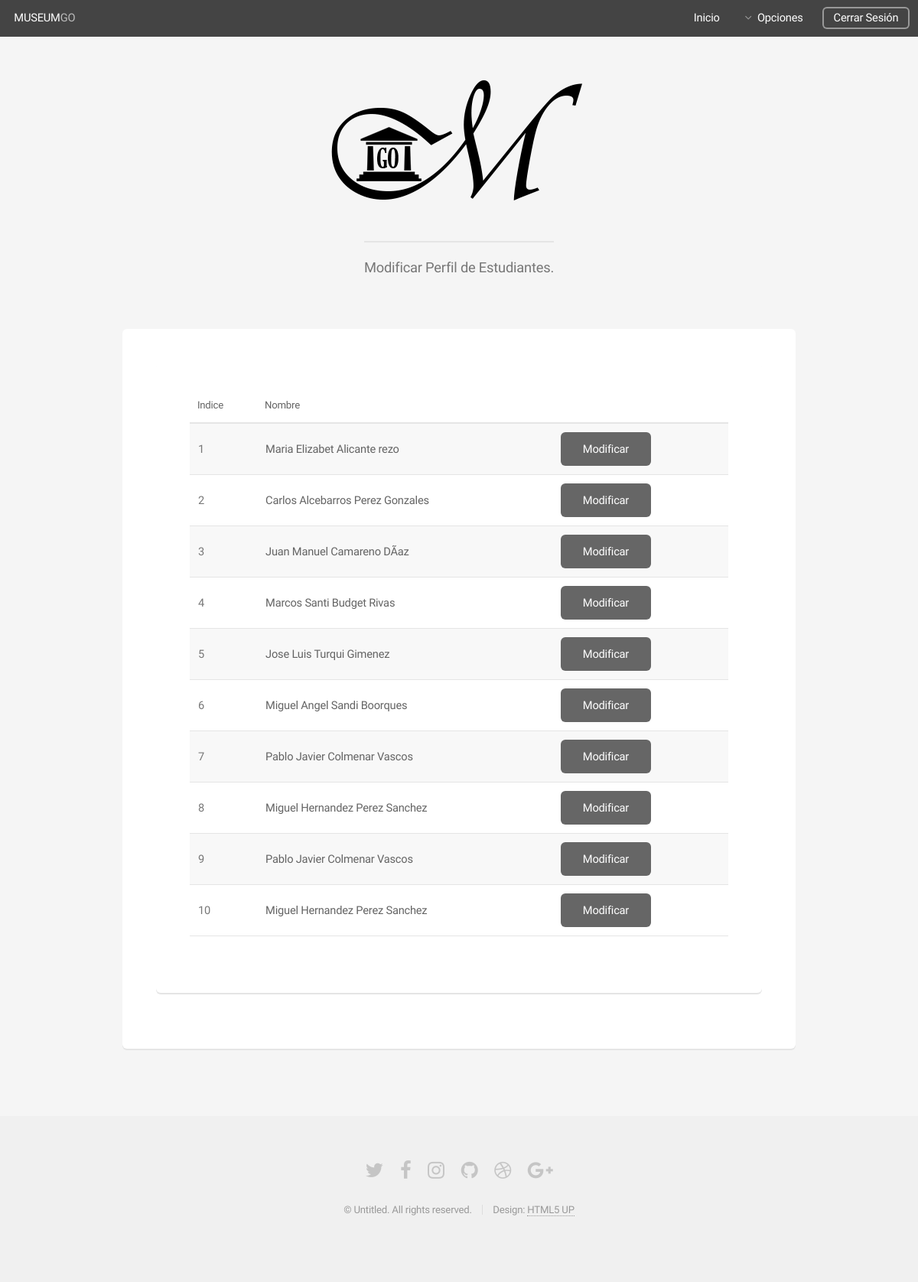
The app's page /modifyAdmin_students.php (signed in), older data.
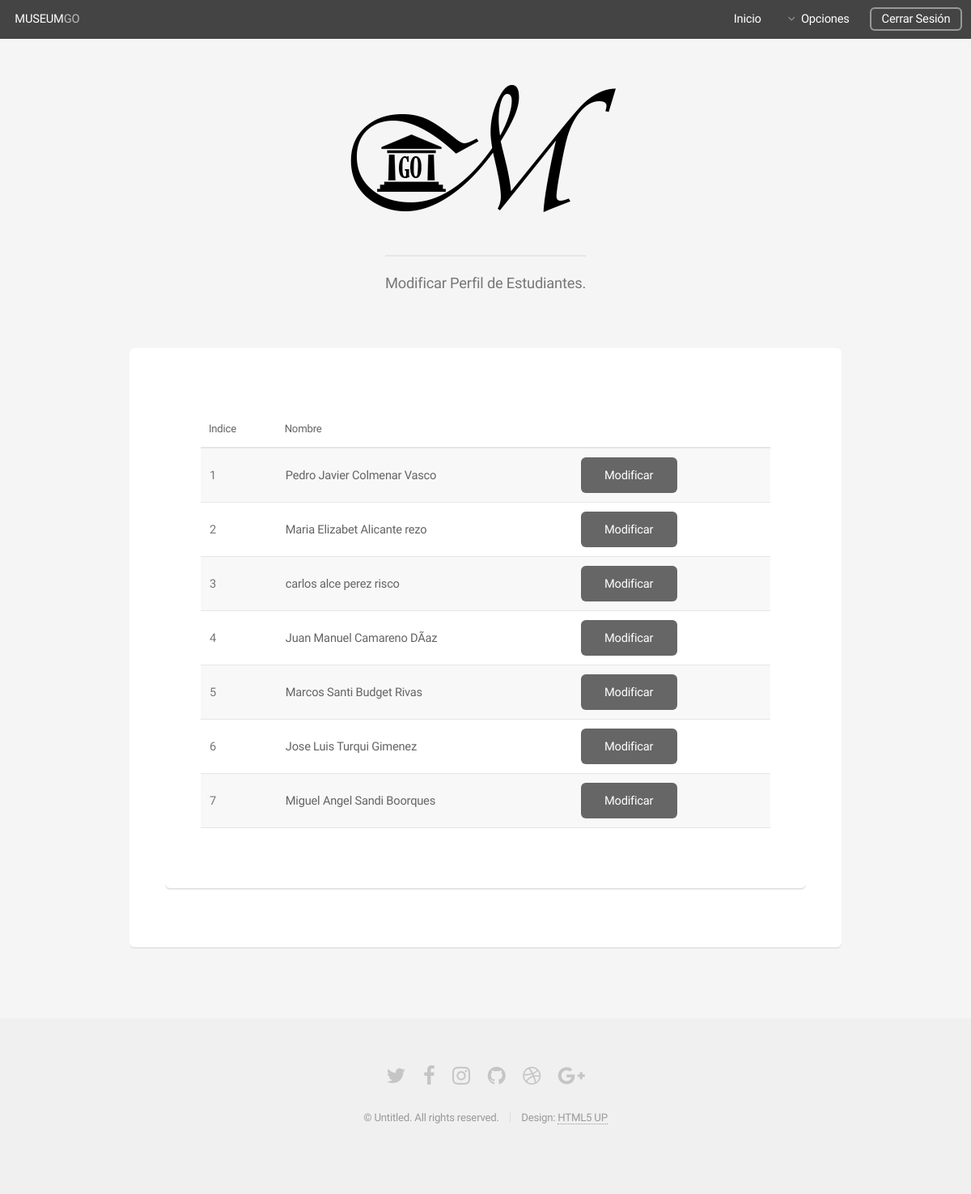
The same page, newer data.
### tables this page shows
CREATE TABLE `estudiantes` (
  `id` int(100) NOT NULL,
  `usuario` varchar(100) NOT NULL,
  `contrasenia` varchar(200) NOT NULL,
  `nombre` varchar(200) NOT NULL,
  `apellidos` varchar(200) DEFAULT NULL
);

### modifyAdmin_students.php (the view, shortened to what this page needs)
<!DOCTYPE HTML>
<?php
$host_db = "localhost";
$user_db = "root";
$pass_db = "";
$db_name = "museo";
if(!empty($_SESSION['pass']) && !empty($_SESSION['user'])){
	$conexion = new mysqli($host_db, $user_db,$pass_db, $db_name);
}else{
}
?>
<html>
	<head>
		<link rel="stylesheet" href="assets/css/main.css" />
	</head>
	<body class="is-preload">
		<div id="page-wrapper">
				<header id="header">
				<?php
					if(!empty($_SESSION['firt_name'])){
						echo " <h1> ".strtoupper($_SESSION['firt_name'])." &nbsp<a href='#'>".strtoupper($_SESSION['f_last_name'])."</a></h1>";
					}else{
						echo"<h1><a href='#'>MUSEUM</a>GO</h1>";
					}
					?>
					<nav id="nav">
						<ul>
							<li><a href="my_admin_profile.php">Inicio</a></li>
							<li>
								<a href="#" class="icon fa-angle-down">Opciones</a>
							</li>
							<li><a href="index_user.php" class="button">Cerrar Sesión</a></li>
						</ul>
					</nav>
				</header>
				<section id="main" class="container">
					<header>
						<h2><img src="images/LOGO/LOGO.png"/></h2>
						<p>Modificar Perfil de Estudiantes.</p>
					</header>
					<div class="row">
						<div class="col-12">
								<section class="box">
									<div class="row">
						<div class="col-12">
								<section class="box">
									<div >
										<table >
											<thead>
												<tr>
													<th>Indice</th>
													<th>Nombre</th>
													<th>&nbsp;</th>
												</tr>
											</thead>
											<tbody>
											<?php
												$index = 1;
												$result = $conexion->query("SELECT * FROM estudiantes");
												$count = mysqli_num_rows($result);
												if($count != 0){
												while($row = $result->fetch_assoc()){
													echo "<tr>";
													echo "<td>".$index."</td>";
													echo "<td><b>".$row["nombre"]." ".$row['apellidos']."</b></td>";
													echo "<td>";
													echo "<a href='user_students.php?id=".$row['id']."' ><input type='button' value ='Modificar' name='boton' /></a>";
													echo"</td>";
													echo "</tr>";
													$index++;
												}
												}
												?>
											</tbody>
										</table>
									</div>
								</section>
						</div>
					</div>
								</section>
						</div>
					</div>
				</section>
				<footer id="footer">
					<ul class="icons">
						<li><a href="#" class="icon fa-twitter"><span class="label">Twitter</span></a></li>
						<li><a href="#" class="icon fa-facebook"><span class="label">Facebook</span></a></li>
						<li><a href="#" class="icon fa-instagram"><span class="label">Instagram</span></a></li>
						<li><a href="#" class="icon fa-github"><span class="label">Github</span></a></li>
						<li><a href="#" class="icon fa-dribbble"><span class="label">Dribbble</span></a></li>
						<li><a href="#" class="icon fa-google-plus"><span class="label">Google+</span></a></li>
					</ul>
					<ul class="copyright">
						<li>&copy; Untitled. All rights reserved.</li><li>Design: <a href="http://html5up.net">HTML5 UP</a></li>
					</ul>
				</footer>
		</div>
	</body>
</html>

Row changes from the older to the newer data that the page shows:
removed estudiantes: nombre "Pablo Javier", apellidos "Colmenar Vascos"
removed estudiantes: nombre "Miguel Hernandez", apellidos "Perez Sanchez"
removed estudiantes: nombre "Pablo Javier", apellidos "Colmenar Vascos"
removed estudiantes: nombre "Miguel Hernandez", apellidos "Perez Sanchez"
added estudiantes: nombre "Pedro Javier", apellidos "Colmenar Vasco"
changed estudiantes: nombre "Carlos Alcebarros" → "carlos alce"; apellidos "Perez Gonzales" → "perez risco"
